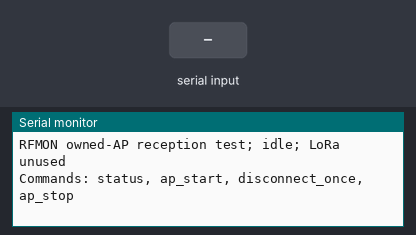
The program below on a simulated ESP32. On the bench: the last lines printed to the serial monitor. The inputs (shaded band) are chosen by the test bench.

Above: at 1.2 s.
1.3 s: "status\n" received over Serial
At 2.5 s:
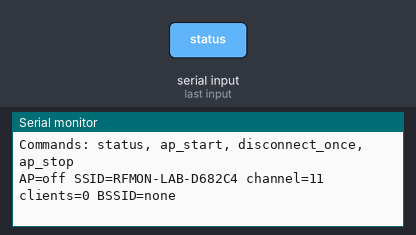
2.8 s: "ap_start\n" received over Serial
At 3.8 s:
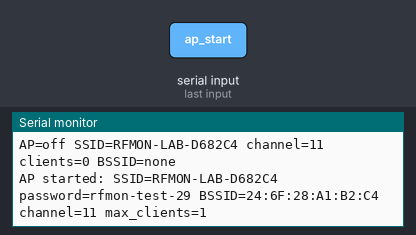
4.3 s: "disconnect_once\n" received over Serial
At 4.7 s:
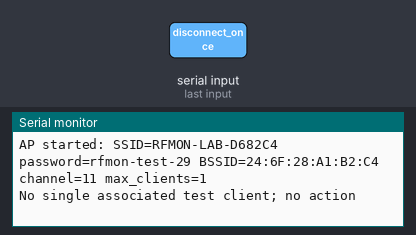
5.8 s: "ap_stop\n" received over Serial
At 6.2 s:
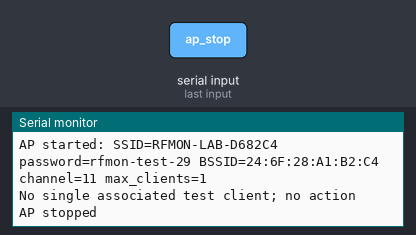
7.3 s: "1\n" received over Serial
At 8.5 s:
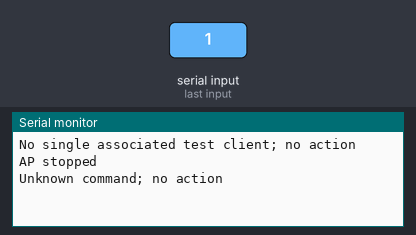

The program:

main.cpp
```cpp
// Owned-AP disconnect reception check. No raw injection, flood or LoRa API.
// Boot is radio-idle. Only explicit serial commands start the dedicated AP.
#include <Arduino.h>
#include <WiFi.h>
#include <esp_wifi.h>

static bool apRunning = false;
static bool disconnectedBefore = false;
static uint32_t lastDisconnect = 0;
static String command;
static const char* ssid = "RFMON-LAB-D682C4";
static const char* password = "rfmon-test-29"; // Isolated test network only; no upstream access.

void setup() {
    Serial.begin(115200);
    WiFi.persistent(false);
    WiFi.mode(WIFI_OFF);
    Serial.println("RFMON owned-AP reception test; idle; LoRa unused");
    Serial.println("Commands: status, ap_start, disconnect_once, ap_stop");
}
void handle(const String& c) {
    if (c == "status") {
        Serial.printf("AP=%s SSID=%s channel=11 clients=%u BSSID=%s\n",
            apRunning ? "on" : "off", ssid, apRunning ? WiFi.softAPgetStationNum() : 0,
            apRunning ? WiFi.softAPmacAddress().c_str() : "none");
    } else if (c == "ap_start") {
        if (apRunning) { Serial.println("AP already started"); return; }
        WiFi.mode(WIFI_AP);
        if (!WiFi.softAP(ssid, password, 11, false, 1)) {
            WiFi.mode(WIFI_OFF); Serial.println("AP start failed"); return;
        }
        // Reduced power is for the reception experiment, not RF isolation.
        esp_err_t result = esp_wifi_set_max_tx_power(8);
        if (result != ESP_OK) {
            WiFi.softAPdisconnect(true); WiFi.mode(WIFI_OFF);
            Serial.printf("Power configuration failed: %s; stopped\n",esp_err_to_name(result)); return;
        }
        apRunning = true;
        Serial.printf("AP started: SSID=%s password=%s BSSID=%s channel=11 max_clients=1\n",
            ssid,password,WiFi.softAPmacAddress().c_str());
    } else if (c == "disconnect_once") {
        if (!apRunning || WiFi.softAPgetStationNum() != 1) {
            Serial.println("No single associated test client; no action"); return;
        }
        if (disconnectedBefore && uint32_t(millis()-lastDisconnect) < 10000) {
            Serial.println("Cooldown active; no action"); return;
        }
        lastDisconnect = millis(); disconnectedBefore = true;
        esp_err_t result = esp_wifi_deauth_sta(0); // Only this AP's associated station.
        Serial.printf("OWN_AP_DISCONNECT uptime_ms=%lu result=%s; RF reception not yet verified\n",
            (unsigned long)lastDisconnect,esp_err_to_name(result));
    } else if (c == "ap_stop") {
        WiFi.softAPdisconnect(true); WiFi.mode(WIFI_OFF); apRunning = false;
        Serial.println("AP stopped");
    } else { Serial.println("Unknown command; no action"); }
}
void loop() {
    while (Serial.available()) {
        char c = char(Serial.read());
        if (c == '\n') { command.trim(); if (command.length()) handle(command); command = ""; }
        else if (c != '\r') {
            if (command.length() < 80) command += c;
            else command = "invalid";
        }
    }
    delay(10);
}
```

Measured:
- after the input at 1.3 s, the serial monitor: prints a new line at once (image 1)
- after the input at 2.8 s, the serial monitor: prints a new line at once (image 2)
- after the input at 4.3 s, the serial monitor: prints a new line at once (image 3)
- after the input at 5.8 s, the serial monitor: prints a new line at once (image 4)
- after the input at 7.3 s, the serial monitor: prints a new line at once (image 5)
